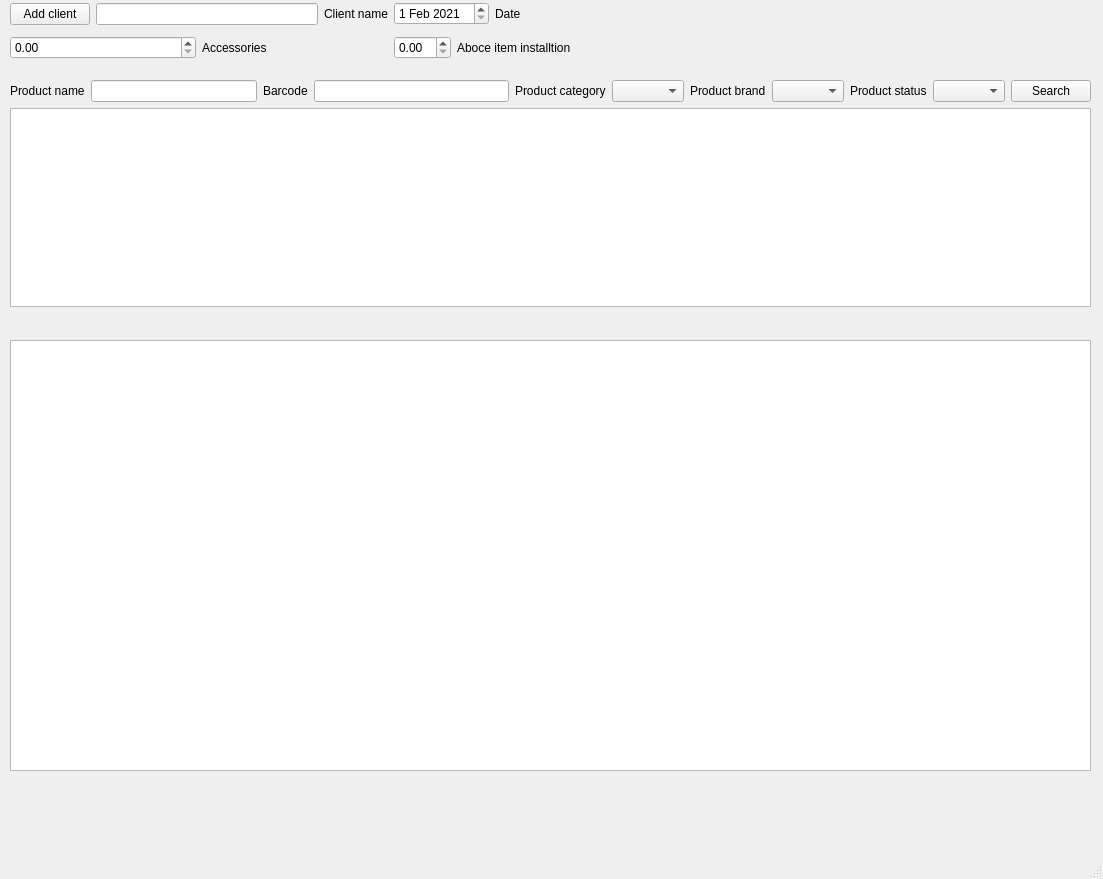
<?xml version="1.0" encoding="UTF-8"?>
<ui version="4.0">
 <class>MainWindow</class>
 <widget class="QMainWindow" name="MainWindow">
  <property name="geometry">
   <rect>
    <x>0</x>
    <y>0</y>
    <width>1103</width>
    <height>879</height>
   </rect>
  </property>
  <property name="windowTitle">
   <string>MainWindow</string>
  </property>
  <widget class="QWidget" name="centralwidget">
   <widget class="QTableView" name="proposale_items_table_view">
    <property name="geometry">
     <rect>
      <x>10</x>
      <y>340</y>
      <width>1081</width>
      <height>431</height>
     </rect>
    </property>
   </widget>
   <widget class="QWidget" name="">
    <property name="geometry">
     <rect>
      <x>10</x>
      <y>0</y>
      <width>561</width>
      <height>62</height>
     </rect>
    </property>
    <layout class="QHBoxLayout" name="horizontalLayout_5">
     <item>
      <layout class="QVBoxLayout" name="verticalLayout">
       <item>
        <layout class="QHBoxLayout" name="horizontalLayout">
         <item>
          <widget class="QPushButton" name="pushButton">
           <property name="text">
            <string>Add client</string>
           </property>
          </widget>
         </item>
         <item>
          <widget class="QLineEdit" name="client_name_line_edit"/>
         </item>
         <item>
          <widget class="QLabel" name="label">
           <property name="text">
            <string>Client name</string>
           </property>
          </widget>
         </item>
        </layout>
       </item>
       <item>
        <layout class="QHBoxLayout" name="horizontalLayout_4">
         <item>
          <widget class="QDoubleSpinBox" name="doubleSpinBox"/>
         </item>
         <item>
          <widget class="QLabel" name="label_3">
           <property name="text">
            <string>Accessories</string>
           </property>
          </widget>
         </item>
        </layout>
       </item>
      </layout>
     </item>
     <item>
      <layout class="QVBoxLayout" name="verticalLayout_2">
       <item>
        <layout class="QHBoxLayout" name="horizontalLayout_2">
         <item>
          <widget class="QDateEdit" name="proposale_date">
           <property name="dateTime">
            <datetime>
             <hour>0</hour>
             <minute>0</minute>
             <second>0</second>
             <year>2021</year>
             <month>2</month>
             <day>1</day>
            </datetime>
           </property>
           <property name="minimumDate">
            <date>
             <year>2021</year>
             <month>2</month>
             <day>1</day>
            </date>
           </property>
           <property name="currentSection">
            <enum>QDateTimeEdit::DaySection</enum>
           </property>
          </widget>
         </item>
         <item>
          <widget class="QLabel" name="label_2">
           <property name="text">
            <string>Date</string>
           </property>
          </widget>
         </item>
        </layout>
       </item>
       <item>
        <layout class="QHBoxLayout" name="horizontalLayout_3">
         <item>
          <widget class="QDoubleSpinBox" name="doubleSpinBox_2"/>
         </item>
         <item>
          <widget class="QLabel" name="label_4">
           <property name="text">
            <string>Aboce item installtion</string>
           </property>
          </widget>
         </item>
        </layout>
       </item>
      </layout>
     </item>
    </layout>
   </widget>
   <widget class="QWidget" name="">
    <property name="geometry">
     <rect>
      <x>10</x>
      <y>80</y>
      <width>1081</width>
      <height>227</height>
     </rect>
    </property>
    <layout class="QVBoxLayout" name="search_layout">
     <item>
      <layout class="QHBoxLayout" name="horizontalLayout_6">
       <property name="sizeConstraint">
        <enum>QLayout::SetMinimumSize</enum>
       </property>
       <item>
        <layout class="QHBoxLayout" name="horizontalLayout_7">
         <item>
          <widget class="QLabel" name="name_label">
           <property name="text">
            <string>Product name</string>
           </property>
          </widget>
         </item>
         <item>
          <widget class="QLineEdit" name="product_name_line_edit"/>
         </item>
        </layout>
       </item>
       <item>
        <layout class="QHBoxLayout" name="horizontalLayout_8">
         <item>
          <widget class="QLabel" name="bar_code_label">
           <property name="text">
            <string>Barcode</string>
           </property>
          </widget>
         </item>
         <item>
          <widget class="QLineEdit" name="bar_code_line_edit"/>
         </item>
        </layout>
       </item>
       <item>
        <layout class="QHBoxLayout" name="horizontalLayout_9">
         <item>
          <widget class="QLabel" name="category_label">
           <property name="text">
            <string>Product category</string>
           </property>
          </widget>
         </item>
         <item>
          <widget class="QComboBox" name="product_category_cb"/>
         </item>
        </layout>
       </item>
       <item>
        <layout class="QHBoxLayout" name="horizontalLayout_10">
         <item>
          <widget class="QLabel" name="brand_label">
           <property name="text">
            <string>Product brand</string>
           </property>
          </widget>
         </item>
         <item>
          <widget class="QComboBox" name="product_brand_cb"/>
         </item>
        </layout>
       </item>
       <item>
        <layout class="QHBoxLayout" name="horizontalLayout_11">
         <item>
          <widget class="QLabel" name="status_label">
           <property name="text">
            <string>Product status</string>
           </property>
          </widget>
         </item>
         <item>
          <widget class="QComboBox" name="product_status_cb"/>
         </item>
        </layout>
       </item>
       <item>
        <widget class="QPushButton" name="search_btn">
         <property name="sizePolicy">
          <sizepolicy hsizetype="Minimum" vsizetype="Preferred">
           <horstretch>0</horstretch>
           <verstretch>0</verstretch>
          </sizepolicy>
         </property>
         <property name="text">
          <string>Search</string>
         </property>
        </widget>
       </item>
      </layout>
     </item>
     <item>
      <widget class="QTableView" name="products_table_view">
       <attribute name="horizontalHeaderStretchLastSection">
        <bool>true</bool>
       </attribute>
      </widget>
     </item>
    </layout>
   </widget>
  </widget>
  <widget class="QMenuBar" name="menubar">
   <property name="geometry">
    <rect>
     <x>0</x>
     <y>0</y>
     <width>1103</width>
     <height>20</height>
    </rect>
   </property>
  </widget>
  <widget class="QStatusBar" name="statusbar"/>
 </widget>
 <resources/>
 <connections/>
</ui>
